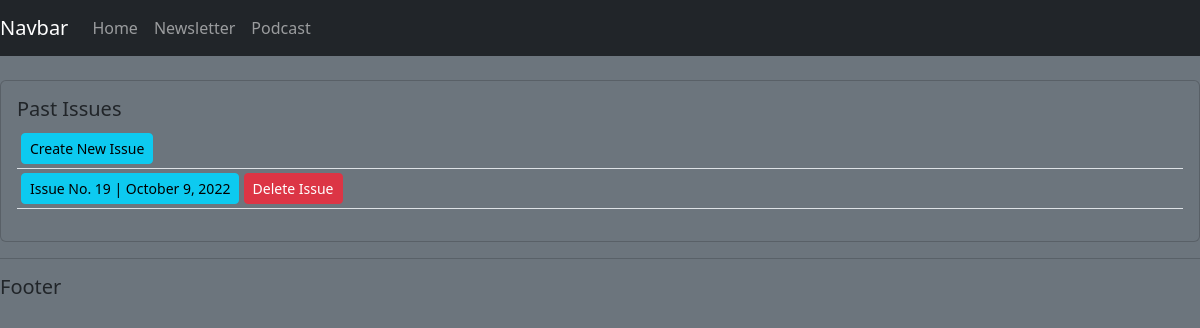
/newsletter, run on an earlier commit of the app's database.
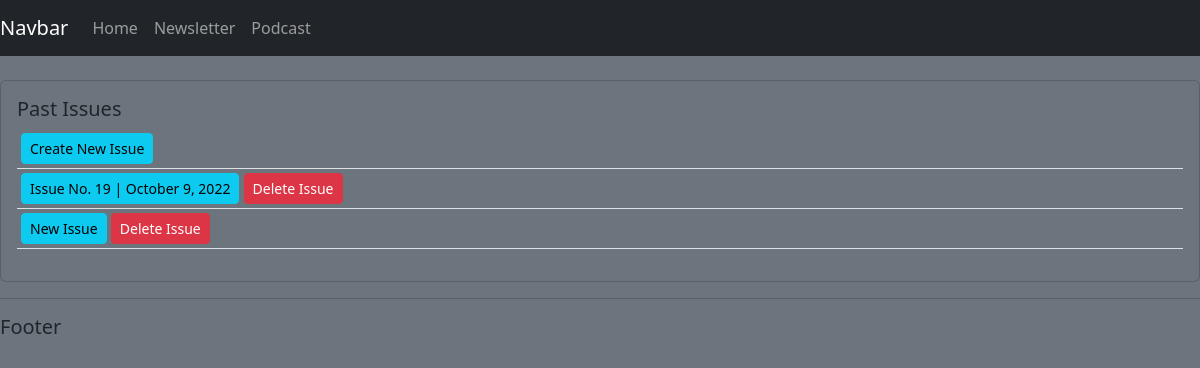
And on a later commit of the database.
### newsletter/models.py (models this page shows)
class Issue(models.Model):
    date_created = models.DateTimeField(auto_now_add=True, null=True)

class Element(models.Model):
    issue = models.ForeignKey(Issue, related_name='elements', null=True, blank=True, on_delete=models.CASCADE)
    text = models.TextField(null=True, blank=True)
    image = models.ImageField(upload_to='images/', null=True, blank=True)
    link_name = models.CharField(max_length=200, null=True, blank=True)
    link_url = models.CharField(max_length=200, null=True, blank=True)

### newsletter/views.py (the view)
# urls.py: path('newsletter', views.newsletter, name="newsletter"),
def newsletter(request):
    issues = Issue.objects.all()
    element_sets = []
    issue_contents = []
    for i in range(len(issues)):
        issue_contents.append([issues[i], issues[i].elements.all()])
    context = { 'issues': issue_contents }
    return render(request, 'newsletter/newsletter.html', context)

### newsletter/templates/newsletter/newsletter.html
{% extends 'newsletter/main.html' %}
{% load static %}
{% block content %}
<br>
<div class="row bg-secondary">
    <div class="col-md bg-secondary">
        <div class="card card-body bg-secondary">
            <h5>Past Issues</h5>
            <table class="table table-sm">
                <tr>
                    <td>
                        <a class="btn btn-sm btn-info" href="{% url 'create_issue' %}">Create New Issue</a>
                    </td>
                </tr>
                {% for issue in issues %}
                    <tr>
                        <td>
                            <a class="btn btn-sm btn-info" href="{% url 'issue' issue.0.id %}">{{ issue.1.0.text }}</a>
                            <a class="btn btn-sm btn-danger" href="{% url 'delete_issue' issue.0.id %}">Delete Issue</a>
                        </td>
                    </tr>
                {% endfor %}
            </table>
        </div>
    </div>
</div>
{% endblock %}

What changed in the data, as far as the page shows it:
added Issue: id.text "New Issue"
